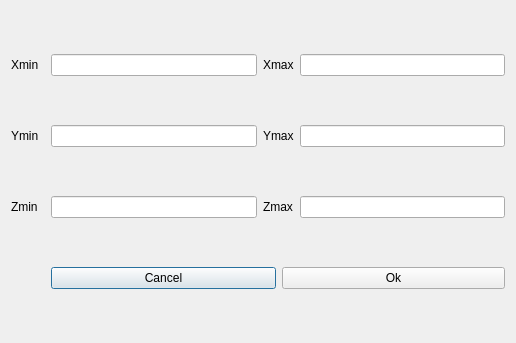
<?xml version="1.0" encoding="UTF-8"?>
<ui version="4.0">
 <class>PointROIWin</class>
 <widget class="QDialog" name="PointROIWin">
  <property name="geometry">
   <rect>
    <x>0</x>
    <y>0</y>
    <width>516</width>
    <height>343</height>
   </rect>
  </property>
  <property name="windowTitle">
   <string>Dialog</string>
  </property>
  <layout class="QGridLayout" name="gridLayout">
   <item row="2" column="0">
    <widget class="QLabel" name="label_3">
     <property name="text">
      <string>Zmin</string>
     </property>
    </widget>
   </item>
   <item row="0" column="0" colspan="2">
    <widget class="QLabel" name="label_6">
     <property name="text">
      <string>Xmin</string>
     </property>
    </widget>
   </item>
   <item row="3" column="2" colspan="2">
    <widget class="QPushButton" name="CancelButton">
     <property name="text">
      <string>Cancel</string>
     </property>
    </widget>
   </item>
   <item row="2" column="3" colspan="2">
    <widget class="QLabel" name="label_4">
     <property name="text">
      <string>Zmax</string>
     </property>
    </widget>
   </item>
   <item row="1" column="0">
    <widget class="QLabel" name="label_2">
     <property name="text">
      <string>Ymin</string>
     </property>
    </widget>
   </item>
   <item row="1" column="3" colspan="2">
    <widget class="QLabel" name="label_5">
     <property name="text">
      <string>Ymax</string>
     </property>
    </widget>
   </item>
   <item row="0" column="3" colspan="2">
    <widget class="QLabel" name="label">
     <property name="text">
      <string>Xmax</string>
     </property>
    </widget>
   </item>
   <item row="1" column="5">
    <widget class="QLineEdit" name="YmaxlineEdit"/>
   </item>
   <item row="0" column="5">
    <widget class="QLineEdit" name="XmaxlineEdit"/>
   </item>
   <item row="2" column="5">
    <widget class="QLineEdit" name="ZmaxlineEdit"/>
   </item>
   <item row="3" column="4" colspan="2">
    <widget class="QPushButton" name="OKButton">
     <property name="text">
      <string>Ok</string>
     </property>
    </widget>
   </item>
   <item row="0" column="2">
    <widget class="QLineEdit" name="XminlineEdit"/>
   </item>
   <item row="1" column="2">
    <widget class="QLineEdit" name="YminlineEdit"/>
   </item>
   <item row="2" column="2">
    <widget class="QLineEdit" name="ZminlineEdit"/>
   </item>
  </layout>
 </widget>
 <resources/>
 <connections/>
</ui>
